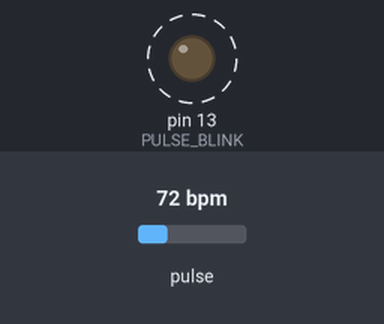
A sketch run on a simulated Arduino Uno, built with avr-gcc and run on an emulated ATmega328P. Parts: output pins drawn as LEDs (lit = HIGH). Dashed ring = blinking. Inputs (shaded band) come from the test bench; at power-on: pulse 72 bpm.

Above: at 1.2 s.
1.3 s: pulse set to 42 bpm
At 3.4 s:
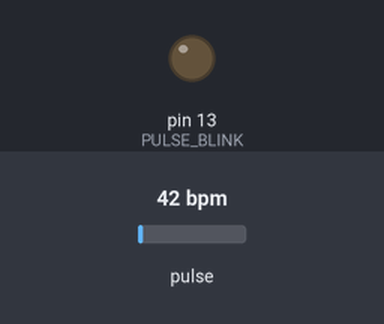
3.7 s: pulse set to 100 bpm
At 4.42 s:
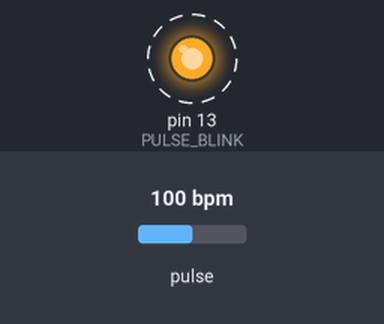
Timing chart, 0 to 12.7 s (numbered marks = the images above; inputs shaded):
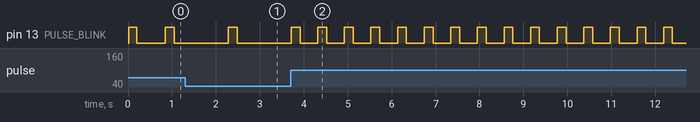

Measured:
- after the input at 3.7 s, pin 13 (PULSE_BLINK): alternates HIGH for 0.20 s and LOW for 0.40 s, starting after 0.62 s

The sketch:

heart_monitoring_sukses.ino
```cpp
/*
   Setiap sketch yang menggunakan PulseSensor Playground harus
   mendefinisikan USE_ARDUINO_INTERRUPTS sebelum mengikutkan PulseSensorPlayground.h.
   Di sini, #define USE_ARDUINO_INTERRUPTS true memberi tahu pustaka untuk menggunakan
   interrupt untuk secara otomatis membaca dan memproses data PulseSensor.
*/
#define USE_ARDUINO_INTERRUPTS true
#include <PulseSensorPlayground.h>

/*
   Setel ini ke PROCESSING_VISUALIZER jika Anda ingin menjalankan plotter Processing.
   Setel ini ke SERIAL_PLOTTER jika Anda akan menjalankan
   Serial Plotter dari IDE Arduino.
*/
const int OUTPUT_TYPE = SERIAL_PLOTTER;

/*
   Pinout:
     PULSE_INPUT = Input Analog. Dihubungkan ke kabel sensor detak jantung
      ungu (sinyal).
*/
const int PULSE_INPUT = A0;        // Pin input untuk sensor detak jantung
const int PULSE_BLINK = 13;        // Pin 13 adalah LED onboard untuk indikator detak jantung
const int PULSE_FADE = 5;          // Pin 5 untuk LED yang memudar sesuai dengan detak jantung
const int THRESHOLD = 550;         // Ambang batas deteksi, sesuaikan jika terlalu banyak noise saat idle

/*
   Semua fungsi yang diperlukan oleh PulseSensor Playground.
*/
PulseSensorPlayground pulseSensor;

void setup() {
  /*
     Gunakan baud rate 115200 karena itu yang diharapkan oleh Processing Sketch
     dan baud rate ini memberikan sekitar 11 byte per milidetik.

     Jika menggunakan baud rate lebih rendah, mungkin pengiriman data akan lebih cepat
     daripada yang dapat ditransmisikan, yang dapat mengacaukan waktu pembacaan
     dan membuat pengukuran detak jantung tidak berfungsi dengan benar.
  */
  Serial.begin(115200);

  // Mengonfigurasi manajer PulseSensor.
  pulseSensor.analogInput(PULSE_INPUT);   // Menetapkan input analog untuk sensor detak jantung
  pulseSensor.blinkOnPulse(PULSE_BLINK);  // Mengonfigurasi LED untuk berkedip saat ada detak
  pulseSensor.fadeOnPulse(PULSE_FADE);   // Mengonfigurasi LED untuk memudar saat ada detak

  pulseSensor.setSerial(Serial);          // Menetapkan serial output
  pulseSensor.setOutputType(OUTPUT_TYPE); // Menetapkan tipe output (Serial Plotter)
  pulseSensor.setThreshold(THRESHOLD);    // Menetapkan ambang batas deteksi detak

  // Mulai membaca sinyal dari sensor detak jantung.
  if (!pulseSensor.begin()) {
    /*
       Jika inisialisasi PulseSensor gagal,
       kemungkinan karena platform Arduino kita tidak mendukung interrupt.

       Jika sketch terhenti di sini, coba PulseSensor_BPM_Alternative.ino,
       yang tidak menggunakan interrupt.
    */
    for(;;) {
      // Berkedipkan LED untuk menunjukkan bahwa ada masalah.
      digitalWrite(PULSE_BLINK, LOW);
      delay(50);
      digitalWrite(PULSE_BLINK, HIGH);
      delay(50);
    }
  }
}

void loop() {
  /*
     Tunggu sejenak.
     Kita tidak mengirimkan data setiap sampel, karena baud rate kita tidak
     akan mendukung kecepatan I/O sebanyak itu.
  */
  delay(20);

  // Kirimkan sampel terbaru ke Serial.
  pulseSensor.outputSample();

  /*
     Jika ada detak yang terjadi sejak pemeriksaan terakhir,
     kirimkan informasi detak tersebut ke Serial.
   */
  if (pulseSensor.sawStartOfBeat()) {
    pulseSensor.outputBeat();  // Kirim data detak ke Serial
  }
}
```
